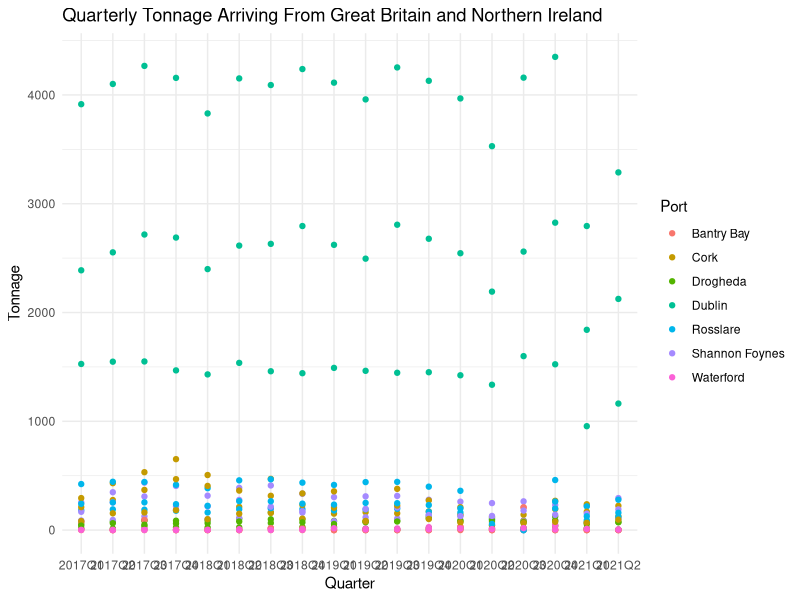
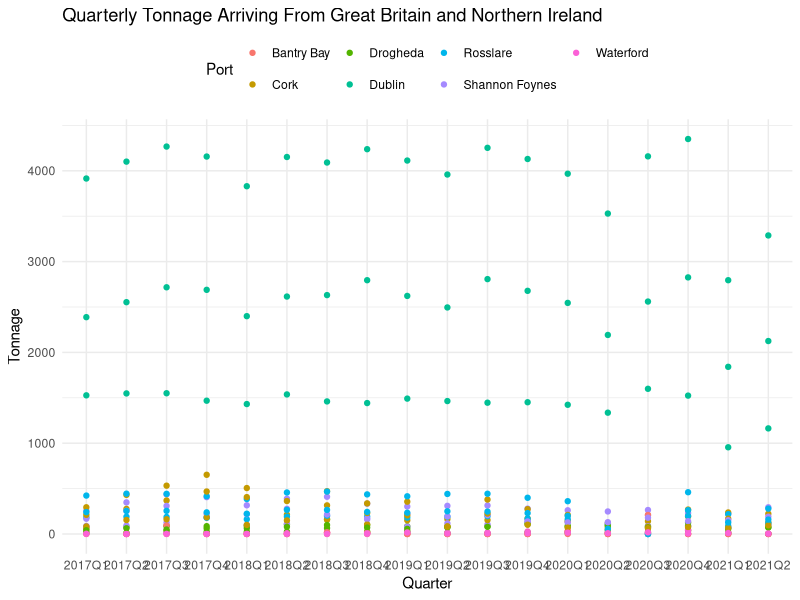
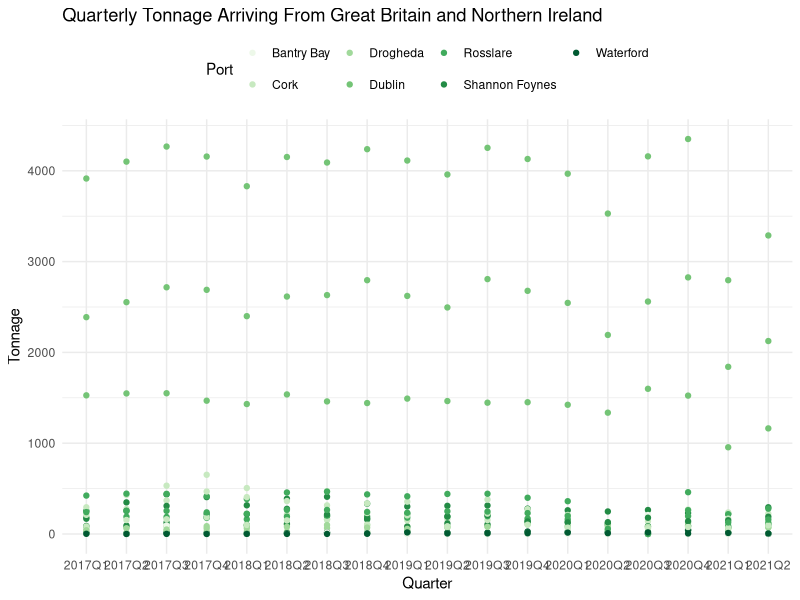

Write the R code that produced these figures, in order.
# BIS 244 - Assignment 05 Solution

library(tidyverse)

# Clear out Console and Enviroment
rm(list=ls(all=TRUE))
cat("\014")

tonnage <- read.csv("TBQ05.20211116133909.csv")

str(tonnage)
tonnage$VALUE <- as.numeric(tonnage$VALUE)
tonnage$VALUE[is.na(tonnage$VALUE)] <- 0
tonnage$Region.of.Trade <- as.factor(tonnage$Region.of.Trade)
by(tonnage$VALUE,tonnage$Region.of.Trade,sum)


tonnage<-tonnage[which(tonnage$Port!="All Main Irish Ports" &
                         tonnage$C01713V02044 =="1"),]

p <- ggplot(data=tonnage) +
  geom_point(aes(x=Quarter,y=VALUE, color=Port)) + 
  ggtitle("Quarterly Tonnage Arriving From Great Britain and Northern Ireland") + 
  xlab("Quarter") + 
  ylab("Tonnage") +
  theme_minimal()

p

if (!require("ggthemes")) install.packages("ggthemes")
library(ggthemes)

ls(pattern = '^theme_', env = as.environment('package:ggthemes'))

theme_set(theme_wsj())
p + theme(legend.position="top")

library(RColorBrewer)

p + scale_color_brewer(palette = "Greens") +
  theme(legend.position = "top")

